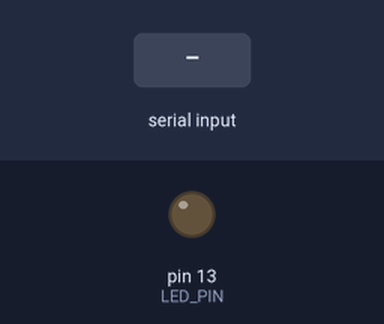
Recording of a sketch running on a simulated Arduino Uno, built with avr-gcc and run on an emulated ATmega328P. Parts: output pins drawn as LEDs (lit = HIGH). The inputs (shaded band) are chosen by the test bench.

Above: at 1.2 s.
1.3 s: "1" received over Serial
At 2.2 s:
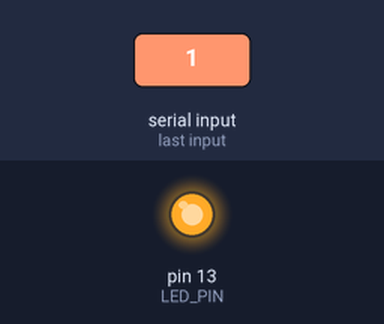
2.8 s: "0" received over Serial
At 3.3 s:
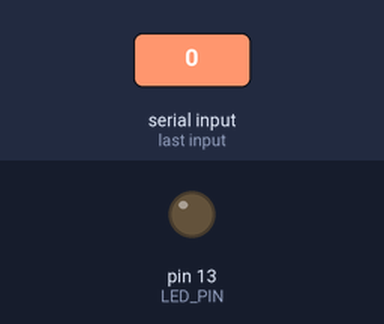
Timing chart, 0 to 5.8 s (numbered marks = the images above; inputs shaded):
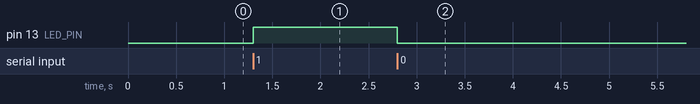

The sketch:

serial_blink.ino
```cpp
const unsigned int LED_PIN = 13;
const unsigned int BAUD_RATE = 9600;

void setup() {
  pinMode(LED_PIN, OUTPUT);
  Serial.begin(BAUD_RATE);
}

void loop() {
  if ( ! Serial.available() > 0) return;
  int c = Serial.read();
  if (c == '0') {
    digitalWrite(LED_PIN, LOW);
  }
  else if (c == '1') {
    digitalWrite(LED_PIN, HIGH);
  }
  else {
    //digitalWrite(LED_PIN, LOW);
  }
}
```

Measured:
- after the input at 1.3 s, pin 13 (LED_PIN): LOW → HIGH at once
- after the input at 2.8 s, pin 13 (LED_PIN): HIGH → LOW at once
